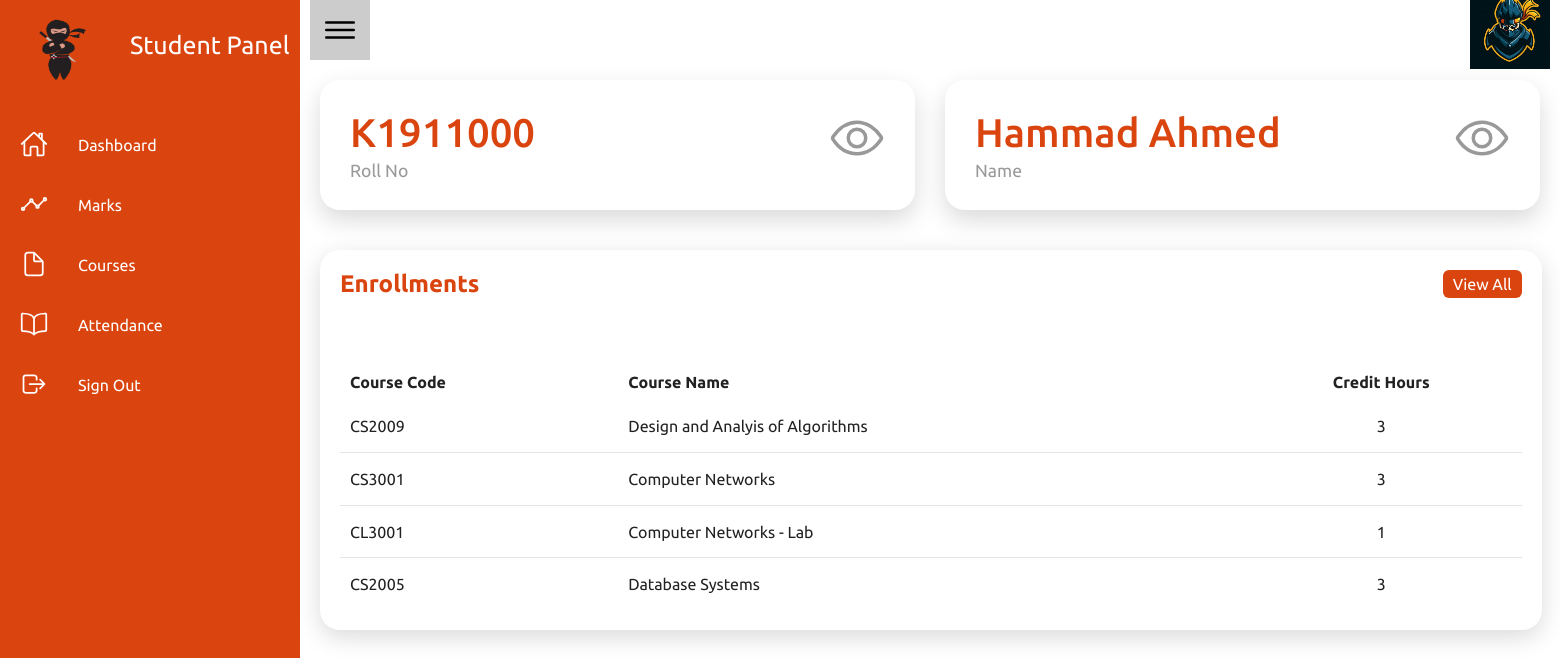
Screenshot of /Student_Panel.php (signed in) with the database file from the repository.
### tables this page shows
CREATE TABLE `student_details` (
  `Name` varchar(25) NOT NULL,
  `Gender` varchar(8) NOT NULL,
  `Address` varchar(50) NOT NULL,
  `Student_ID` varchar(25) NOT NULL,
  `Password` varchar(25) NOT NULL
);

CREATE TABLE `section_enrollment` (
  `Section_ID` varchar(25) NOT NULL,
  `Student_ID` varchar(25) NOT NULL,
  `as_marks` int(11) NOT NULL,
  `quiz_marks` int(11) NOT NULL,
  `mid1_marks` int(11) NOT NULL,
  `mid2_marks` int(11) NOT NULL,
  `final_marks` int(11) NOT NULL
);

CREATE TABLE `section_details` (
  `Section_ID` varchar(25) NOT NULL,
  `Teacher_ID` varchar(25) NOT NULL,
  `Course_ID` varchar(25) NOT NULL
);

CREATE TABLE `course_details` (
  `Course_ID` varchar(25) NOT NULL,
  `Course_Name` varchar(55) NOT NULL,
  `Credit_Hours` int(11) NOT NULL
);

### Student_Panel.php (the view, shortened to what this page needs)
<?php
include_once('check_cookie_student.php');
?>
<!DOCTYPE html>
<html lang="en">
<head>
    <link rel="stylesheet" href="CSS/Student_Panel.css" />
</head>
<body>
    <div class="container">
    <?php include("Includes/NavBar_Student_Panel.php") ?>
        <div class="main">
            <div class="topbar">
                <div class="toggle">
                    <ion-icon name="menu-outline"></ion-icon>
                </div>
                <div class="user">
                    <span class="icon"><img src="Pictures/UserIcon.jpg" width="80px" position="relative" /></span>
                </div>
            </div>
            <div class="cardBox">
                <div class="card">
                    <div>
                        <div class="numbers"><?php echo $_COOKIE['student']; ?></div>
                        <div class="cardName">Roll No</div>
                    </div>
                    <div class="iconBx">
                        <ion-icon name="eye-outline"></ion-icon>
                    </div>
                </div>
                <div class="card">
                    <div>
                        <div class="numbers"><?php echo mysqli_fetch_assoc(mysqli_query($conn,"select * from student_details where student_id = '".$_COOKIE['student']."'"))['Name']; ?></div>
                        <div class="cardName">Name</div>
                    </div>
                    <div class="iconBx">
                        <ion-icon name="eye-outline"></ion-icon>
                    </div>
                </div>
            </div>
            <?php
                $qString = "Select * from section_enrollment natural join section_details natural join course_details where Student_ID = '".$_COOKIE["student"]."' LIMIT 4";
                $res = $conn -> query($qString);
            ?>
            <div class="details">
                <div class="recentOrders">
                    <div class="cardHeader">
                        <h2>Enrollments</h2>
                        <a href="Student_Courses.php" class="btn">View All</a>
                    </div>
                    <table>
                        <thead>
                            <tr>
                                <td>Course Code</td>
                                <td>Course Name</td>
                                <td>Credit Hours</td>
                            </tr>
                        </thead>
                        <tbody>
                            <?php
                                if(mysqli_num_rows($res) > 0){
                                    foreach($res as $row) {
                            ?>
                            <tr>
                                <td><?php echo $row["Course_ID"]; ?></td>
                                <td><?php echo $row["Course_Name"]; ?></td>
                                <td><?php echo $row["Credit_Hours"]; ?></td>
                            </tr>
                            <?php
                                    }
                                } else {
                                    ?>
                            <tr>
                                <td colspan = "3">You are not enrolled in any class</td>
                            </tr>
                            <?php
                                }
                            ?>
                        </tbody>
                    </table>
                </div>
            </div>
        </div>
    </div>
</body>
</html>

### Includes/NavBar_Student_Panel.php
<div class="navigation">
            <ul>
                <li>
                    <a href="#">
                        <span class="icon"><img src="Pictures/Ninja_Logo.png" width="80px" position="relative" /></span>
                        <span class="title">Student Panel</span>
                    </a>
                </li>
                <li>
                    <a href="Student_Panel.php">
                        <span class="icon">
                            <ion-icon name="home-outline"></ion-icon>
                        </span>
                        <span class="title">Dashboard</span>
                    </a>
                </li>
                <li>
                    <a href="Student_Marks.php">
                        <span class="icon">
                            <ion-icon name="analytics-outline"></ion-icon>
                        </span>
                        <span class="title">Marks</span>
                    </a>
                </li>
                <li>
                    <a href="Student_Courses.php">
                        <span class="icon">
                            <ion-icon name="document-outline"></ion-icon>
                        </span>
                        <span class="title">Courses</span>
                    </a>
                </li>
                <li>
                    <a href="Student_Attendance.php">
                        <span class="icon">
                            <ion-icon name="book-outline"></ion-icon>
                        </span>
                        <span class="title">Attendance</span>
                    </a>
                </li>
                <li>
                    <a href="Student_Login.php">
                        <span class="icon">
                            <ion-icon name="log-out-outline"></ion-icon>
                        </span>
                        <span class="title">Sign Out</span>
                    </a>
                </li>
            </ul>
        </div>

### CSS/Student_Panel.css (style rules this page uses)
* { margin: 0; padding: 0; box-sizing: border-box; font-family: "Ubuntu", sans-serif; }
:root { --blue: #da450f; --white: white; --grey: #f5f5f5; --black1: #222; --black2: #999; --backgound: #10191e; }
body { min-height: 100vh; overflow-x: hidden; background: var(--white); }
.container { position: relative; width: 100%; }
.navigation { position: fixed; width: 300px; height: 100%; background: var(--blue); border-left: 10px solid var(--blue); transition: 0.5s; overflow: hidden; }
.navigation ul { position: absolute; top: 0; left: 0; width: 100%; }
.navigation ul li { position: relative; width: 100%; list-style: none; border-top-left-radius: 30px; border-bottom-left-radius: 30px; }
.navigation ul li:nth-child(1) { margin-bottom: 40px; margin-top: 10px; font-size: 25px; pointer-events: none; }
.navigation ul li:nth-child(1) .title { margin-top: 5px; }
.navigation ul li:nth-child(1) .icon { min-height: 60px; height: 60px; line-height: 75px; text-align: center; }
.navigation ul li a .icon { padding: 0 10px; }
.navigation ul li a { position: relative; display: block; width: 100%; display: flex; text-decoration: none; color: var(--white); }
.navigation ul li a .icon { position: relative; display: block; min-height: 60px; height: 60px; line-height: 75px; text-align: center; }
.navigation ul li a .icon ion-icon { font-size: 1.75em; }
.navigation ul li a .title { position: relative; display: block; padding: 0 20px; height: 60px; line-height: 60px; text-align: start; white-space: nowrap; }
.main { position: absolute; width: calc(100% - 300px); left: 300px; min-height: 100vh; background: var(--white); transition: 0.5s; }
.topbar { width: 100%; height: 60px; display: flex; justify-content: space-between; align-items: center; padding: 0 10px; }
.toggle { position: relative; top: 0; width: 60px; height: 60px; background: #ccc; display: flex; justify-content: center; align-items: center; font-size: 2.5em; cursor: pointer; }
.cardBox { position: relative; width: 100%; padding: 20px; display: grid; grid-template-columns: repeat(2, 1fr); grid-gap: 30px; }
.cardBox .card { position: relative; background: var(--white); padding: 30px; border-radius: 20px; display: flex; justify-content: space-between; box-shadow: 0 10px 25px rgba(0, 0, 0, 0.15); }
.cardBox .card .numbers { position: relative; font-weight: 500; font-size: 2.5em; color: var(--blue); }
.cardBox .card .cardName { color: var(--black2); font-size: 1.1em; margin-top: 5px; }
.cardBox .card .iconBx { font-size: 3.5em; color: var(--black2); }
.details { position: absolute; width:151%; padding: 20px; display: grid; grid-template-columns: 2fr 1fr; grid-gap: 30px; }
.details .recentOrders { position: relative; display: grid; min-height: 380px; background: var(--white); padding: 20px; box-shadow: 0 7px 25px rgba(0, 0, 0, 0.15); border-radius: 20px; }
.cardHeader { display: flex; justify-content: space-between; align-items: flex-start; }
.cardHeader h2 { font-weight: 600; color: var(--blue); }
.btn { position: relative; padding: 5px 10px; background: var(--blue); text-decoration: none; color: var(--white); border-radius: 6px; }
.details table { width: 100%; border-collapse: collapse; margin-top: 10px; }
.details table thead td { font-weight: 800; }
.details .recentOrders table tr { color: var(--black1); border-bottom: 1px solid rgba(0, 0, 0, 0.1); }
.details .recentOrders table tr:last-child { border-bottom: none; }
.details .recentOrders table tr td { padding: 10px; }
.details .recentOrders table tr td:last-child { text-align: end; }
.details .recentOrders table tr td:nth-child(3) { text-align: center; }

### rows the page displays
student_details: Name "Hammad Ahmed"
section_enrollment: Section_ID.Course_ID "CS2009", course_details.Course_Name "Design and Analyis of Algorithms", course_details.Credit_Hours "3"
section_enrollment: Section_ID.Course_ID "CS3001", course_details.Course_Name "Computer Networks", course_details.Credit_Hours "3"
section_enrollment: Section_ID.Course_ID "CL3001", course_details.Course_Name "Computer Networks - Lab", course_details.Credit_Hours "1"
section_enrollment: Section_ID.Course_ID "CS2005", course_details.Course_Name "Database Systems", course_details.Credit_Hours "3"

### other values shown
$_COOKIE['student'] "K1911000"
